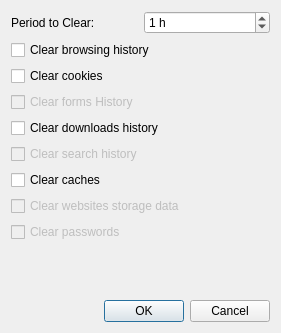
<?xml version="1.0" encoding="UTF-8"?>
<ui version="4.0">
 <class>Otter::ClearHistoryDialog</class>
 <widget class="QDialog" name="Otter::ClearHistoryDialog">
  <property name="geometry">
   <rect>
    <x>0</x>
    <y>0</y>
    <width>281</width>
    <height>333</height>
   </rect>
  </property>
  <property name="windowTitle">
   <string>Clear History</string>
  </property>
  <layout class="QVBoxLayout" name="verticalLayout">
   <item>
    <widget class="QWidget" name="periodWidget" native="true">
     <layout class="QHBoxLayout" name="horizontalLayout_2">
      <property name="leftMargin">
       <number>0</number>
      </property>
      <property name="topMargin">
       <number>0</number>
      </property>
      <property name="rightMargin">
       <number>0</number>
      </property>
      <property name="bottomMargin">
       <number>0</number>
      </property>
      <item>
       <widget class="QLabel" name="periodLabel">
        <property name="text">
         <string>Period to Clear:</string>
        </property>
       </widget>
      </item>
      <item>
       <widget class="QSpinBox" name="periodSpinBox">
        <property name="specialValueText">
         <string>All</string>
        </property>
        <property name="suffix">
         <string> h</string>
        </property>
        <property name="maximum">
         <number>99999</number>
        </property>
        <property name="value">
         <number>1</number>
        </property>
       </widget>
      </item>
     </layout>
    </widget>
   </item>
   <item>
    <widget class="QCheckBox" name="clearBrowsingHistoryCheckBox">
     <property name="text">
      <string>Clear browsing history</string>
     </property>
    </widget>
   </item>
   <item>
    <widget class="QCheckBox" name="clearCookiesCheckBox">
     <property name="text">
      <string>Clear cookies</string>
     </property>
    </widget>
   </item>
   <item>
    <widget class="QCheckBox" name="clearFormsHistoryCheckBox">
     <property name="enabled">
      <bool>false</bool>
     </property>
     <property name="text">
      <string>Clear forms History</string>
     </property>
    </widget>
   </item>
   <item>
    <widget class="QCheckBox" name="clearDownloadsHistoryCheckBox">
     <property name="text">
      <string>Clear downloads history</string>
     </property>
    </widget>
   </item>
   <item>
    <widget class="QCheckBox" name="clearSearchHistoryCheckBox">
     <property name="enabled">
      <bool>false</bool>
     </property>
     <property name="text">
      <string>Clear search history</string>
     </property>
    </widget>
   </item>
   <item>
    <widget class="QCheckBox" name="clearCachesCheckBox">
     <property name="text">
      <string>Clear caches</string>
     </property>
    </widget>
   </item>
   <item>
    <widget class="QCheckBox" name="clearStorageCheckBox">
     <property name="enabled">
      <bool>false</bool>
     </property>
     <property name="text">
      <string>Clear websites storage data</string>
     </property>
    </widget>
   </item>
   <item>
    <widget class="QCheckBox" name="clearPasswordsCheckBox">
     <property name="enabled">
      <bool>false</bool>
     </property>
     <property name="text">
      <string>Clear passwords</string>
     </property>
    </widget>
   </item>
   <item>
    <spacer name="verticalSpacer">
     <property name="orientation">
      <enum>Qt::Vertical</enum>
     </property>
     <property name="sizeHint" stdset="0">
      <size>
       <width>0</width>
       <height>0</height>
      </size>
     </property>
    </spacer>
   </item>
   <item>
    <widget class="QDialogButtonBox" name="buttonBox">
     <property name="orientation">
      <enum>Qt::Horizontal</enum>
     </property>
     <property name="standardButtons">
      <set>QDialogButtonBox::Cancel|QDialogButtonBox::Ok</set>
     </property>
    </widget>
   </item>
  </layout>
 </widget>
 <resources/>
 <connections>
  <connection>
   <sender>buttonBox</sender>
   <signal>accepted()</signal>
   <receiver>Otter::ClearHistoryDialog</receiver>
   <slot>accept()</slot>
   <hints>
    <hint type="sourcelabel">
     <x>248</x>
     <y>254</y>
    </hint>
    <hint type="destinationlabel">
     <x>157</x>
     <y>274</y>
    </hint>
   </hints>
  </connection>
  <connection>
   <sender>buttonBox</sender>
   <signal>rejected()</signal>
   <receiver>Otter::ClearHistoryDialog</receiver>
   <slot>reject()</slot>
   <hints>
    <hint type="sourcelabel">
     <x>316</x>
     <y>260</y>
    </hint>
    <hint type="destinationlabel">
     <x>286</x>
     <y>274</y>
    </hint>
   </hints>
  </connection>
 </connections>
</ui>
